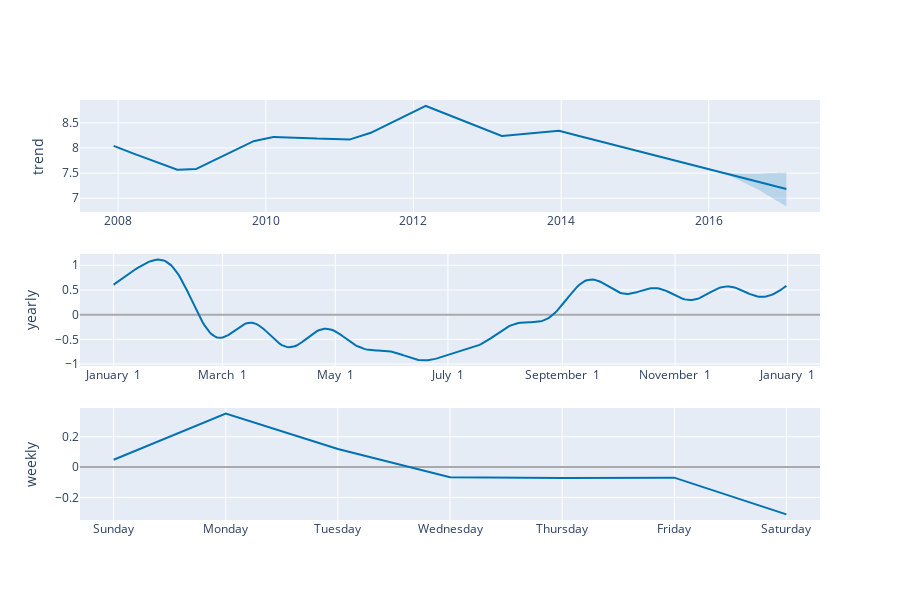

Notebook code cell kept with this figure:
### Code cell
m= Prophet()
m.fit(df)
    
#get future dates/ forecast
future = m.make_future_dataframe(periods=365)
forecast = m.predict(future)
    
#plot
m.plot(forecast)
m.plot_components(forecast)
    
plot_plotly(m, forecast)
plot_components_plotly(m, forecast)

### Figure 1 — Plotly figure (JSON) as saved in the notebook; plotly's stock layout.template omitted (floating-point values rounded to 4 significant figures; data arrays with more than 128 entries replaced by an {"elided": "..."} marker saying what was removed)
{"data": [{"line": {"color": "#0072B2", "width": 2}, "mode": "lines", "name": "trend", "type": "scatter", "x": {"elided": "3270 str values"}, "xaxis": "x", "y": {"elided": "3270 float values"}, "yaxis": "y"}, {"line": {"color": "rgba(0, 114, 178, 0.2)", "width": 0}, "mode": "lines", "name": "trend_upper", "type": "scatter", "x": {"elided": "3270 str values"}, "xaxis": "x", "y": {"elided": "3270 float values"}, "yaxis": "y"}, {"fill": "tonexty", "fillcolor": "rgba(0, 114, 178, 0.2)", "line": {"color": "rgba(0, 114, 178, 0.2)", "width": 0}, "mode": "lines", "name": "trend_lower", "type": "scatter", "x": {"elided": "3270 str values"}, "xaxis": "x", "y": {"elided": "3270 float values"}, "yaxis": "y"}, {"line": {"color": "#0072B2", "width": 2}, "mode": "lines", "name": "yearly", "type": "scatter", "x": {"elided": "365 str values"}, "xaxis": "x2", "y": {"elided": "365 float values"}, "yaxis": "y2"}, {"line": {"color": "#0072B2", "width": 2}, "mode": "lines", "name": "weekly", "type": "scatter", "x": ["2017-01-01T00:00:00", "2017-01-02T00:00:00", "2017-01-03T00:00:00", "2017-01-04T00:00:00", "2017-01-05T00:00:00", "2017-01-06T00:00:00", "2017-01-07T00:00:00"], "xaxis": "x3", "y": [0.04828, 0.3523, 0.1196, -0.06666, -0.07225, -0.06958, -0.3117], "yaxis": "y3"}], "layout": {"height": 600, "showlegend": false, "width": 900, "xaxis": {"anchor": "y", "domain": [0, 1], "range": ["2007-06-26T14:24:00", "2017-07-04T09:36:00"], "type": "date"}, "xaxis2": {"anchor": "y2", "domain": [0, 1], "range": ["2016-12-13T18:54:02.958904115", "2018-01-18T11:04:57.863013581"], "tickformat": "%B %e", "type": "date"}, "xaxis3": {"anchor": "y3", "domain": [0, 1], "range": ["2016-12-31T16:48:00", "2017-01-07T07:12:00"], "tickformat": "%A", "type": "date"}, "yaxis": {"anchor": "x", "domain": [0.7333, 1], "rangemode": "normal", "title": {"text": "trend"}, "zerolinecolor": "#AAA"}, "yaxis2": {"anchor": "x2", "domain": [0.3667, 0.6333], "title": {"text": "yearly"}, "zerolinecolor": "#AAA"}, "yaxis3": {"anchor": "x3", "domain": [0, 0.2667], "title": {"text": "weekly"}, "zerolinecolor": "#AAA"}}}
